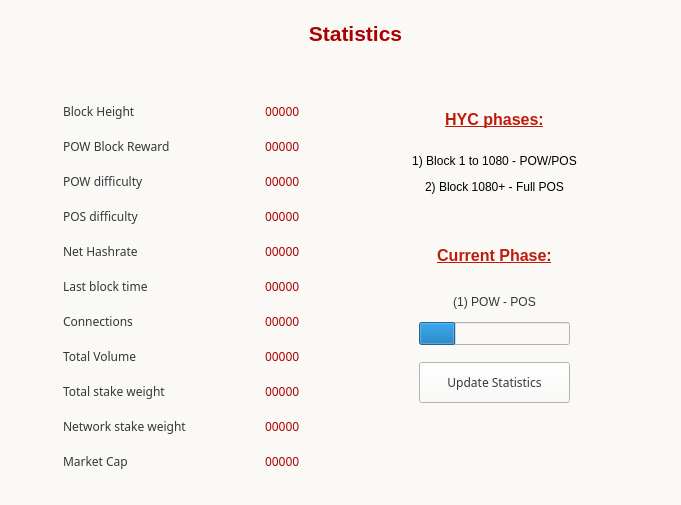
<?xml version="1.0" encoding="UTF-8"?>
<ui version="4.0">
 <class>StatisticsPage</class>
 <widget class="QWidget" name="StatisticsPage">
  <property name="windowModality">
   <enum>Qt::NonModal</enum>
  </property>
  <property name="geometry">
   <rect>
    <x>0</x>
    <y>0</y>
    <width>681</width>
    <height>505</height>
   </rect>
  </property>
  <property name="windowTitle">
   <string>Digging</string>
  </property>
  <property name="styleSheet">
   <string notr="true">color:#33363b; font-size:12px; font-family:&quot;Open Sans Bold&quot;;background-color:#fbf9f6;</string>
  </property>
  <layout class="QGridLayout" name="gridLayout">
   <property name="sizeConstraint">
    <enum>QLayout::SetMaximumSize</enum>
   </property>
   <property name="leftMargin">
    <number>52</number>
   </property>
   <property name="rightMargin">
    <number>22</number>
   </property>
   <item row="1" column="0" colspan="2">
    <layout class="QVBoxLayout" name="verticalLayout">
     <item>
      <widget class="QLabel" name="label_2">
       <property name="text">
        <string>&lt;html&gt;&lt;head/&gt;&lt;body&gt;&lt;p align=&quot;center&quot;&gt;&lt;span style=&quot; font-family:'courier'; font-size:16pt; font-weight:600; color:#aa0000;&quot;&gt;Statistics&lt;/span&gt;&lt;/p&gt;&lt;/body&gt;&lt;/html&gt;</string>
       </property>
      </widget>
     </item>
    </layout>
   </item>
   <item row="2" column="0" colspan="2">
    <spacer name="verticalSpacer_2">
     <property name="orientation">
      <enum>Qt::Vertical</enum>
     </property>
     <property name="sizeType">
      <enum>QSizePolicy::Fixed</enum>
     </property>
     <property name="sizeHint" stdset="0">
      <size>
       <width>20</width>
       <height>40</height>
      </size>
     </property>
    </spacer>
   </item>
   <item row="0" column="0" colspan="2">
    <spacer name="verticalSpacer_3">
     <property name="orientation">
      <enum>Qt::Vertical</enum>
     </property>
     <property name="sizeType">
      <enum>QSizePolicy::Fixed</enum>
     </property>
     <property name="sizeHint" stdset="0">
      <size>
       <width>20</width>
       <height>10</height>
      </size>
     </property>
    </spacer>
   </item>
   <item row="6" column="0" colspan="2">
    <spacer name="verticalSpacer">
     <property name="orientation">
      <enum>Qt::Vertical</enum>
     </property>
     <property name="sizeHint" stdset="0">
      <size>
       <width>20</width>
       <height>40</height>
      </size>
     </property>
    </spacer>
   </item>
   <item row="5" column="0">
    <widget class="QFrame" name="gridFrame_2">
     <layout class="QGridLayout" name="gridLayout_4">
      <item row="2" column="0" rowspan="2">
       <layout class="QFormLayout" name="formLayout_2">
        <property name="fieldGrowthPolicy">
         <enum>QFormLayout::FieldsStayAtSizeHint</enum>
        </property>
        <property name="horizontalSpacing">
         <number>78</number>
        </property>
        <property name="verticalSpacing">
         <number>18</number>
        </property>
        <property name="rightMargin">
         <number>0</number>
        </property>
        <item row="1" column="0">
         <widget class="QLabel" name="label_14">
          <property name="font">
           <font>
            <family>Open Sans Bold</family>
            <pointsize>-1</pointsize>
           </font>
          </property>
          <property name="text">
           <string>&lt;html&gt;&lt;head/&gt;&lt;body&gt;&lt;p&gt;&lt;span style=&quot; font-family:'arial';&quot;&gt;Block Height&lt;/span&gt;&lt;/p&gt;&lt;/body&gt;&lt;/html&gt;</string>
          </property>
         </widget>
        </item>
        <item row="1" column="1">
         <widget class="QLabel" name="heightBox">
          <property name="font">
           <font>
            <family>Open Sans Bold</family>
            <pointsize>-1</pointsize>
           </font>
          </property>
          <property name="text">
           <string>&lt;html&gt;&lt;head/&gt;&lt;body&gt;&lt;p&gt;&lt;span style=&quot; color:#aa0000;&quot;&gt;00000&lt;/span&gt;&lt;/p&gt;&lt;/body&gt;&lt;/html&gt;</string>
          </property>
         </widget>
        </item>
        <item row="2" column="0">
         <widget class="QLabel" name="label_12">
          <property name="font">
           <font>
            <family>Open Sans Bold</family>
            <pointsize>-1</pointsize>
           </font>
          </property>
          <property name="text">
           <string>&lt;html&gt;&lt;head/&gt;&lt;body&gt;&lt;p&gt;&lt;span style=&quot; font-family:'arial';&quot;&gt;POW Block Reward&lt;/span&gt;&lt;/p&gt;&lt;/body&gt;&lt;/html&gt;</string>
          </property>
         </widget>
        </item>
        <item row="2" column="1">
         <widget class="QLabel" name="rewardBox">
          <property name="font">
           <font>
            <family>Open Sans Bold</family>
            <pointsize>-1</pointsize>
           </font>
          </property>
          <property name="text">
           <string>&lt;html&gt;&lt;head/&gt;&lt;body&gt;&lt;p&gt;&lt;span style=&quot; color:#aa0000;&quot;&gt;00000&lt;/span&gt;&lt;/p&gt;&lt;/body&gt;&lt;/html&gt;</string>
          </property>
         </widget>
        </item>
        <item row="3" column="0">
         <widget class="QLabel" name="label_13">
          <property name="font">
           <font>
            <family>Open Sans Bold</family>
            <pointsize>-1</pointsize>
           </font>
          </property>
          <property name="text">
           <string>&lt;html&gt;&lt;head/&gt;&lt;body&gt;&lt;p&gt;POW difficulty&lt;/p&gt;&lt;/body&gt;&lt;/html&gt;</string>
          </property>
         </widget>
        </item>
        <item row="3" column="1">
         <widget class="QLabel" name="diffBox">
          <property name="font">
           <font>
            <family>Open Sans Bold</family>
            <pointsize>-1</pointsize>
           </font>
          </property>
          <property name="text">
           <string>&lt;html&gt;&lt;head/&gt;&lt;body&gt;&lt;p&gt;&lt;span style=&quot; color:#aa0000;&quot;&gt;00000&lt;/span&gt;&lt;/p&gt;&lt;/body&gt;&lt;/html&gt;</string>
          </property>
         </widget>
        </item>
        <item row="4" column="0">
         <widget class="QLabel" name="label_9">
          <property name="font">
           <font>
            <family>Open Sans Bold</family>
            <pointsize>-1</pointsize>
           </font>
          </property>
          <property name="text">
           <string>&lt;html&gt;&lt;head/&gt;&lt;body&gt;&lt;p&gt;POS difficulty&lt;/p&gt;&lt;/body&gt;&lt;/html&gt;</string>
          </property>
         </widget>
        </item>
        <item row="4" column="1">
         <widget class="QLabel" name="diffBox2">
          <property name="font">
           <font>
            <family>Open Sans Bold</family>
            <pointsize>-1</pointsize>
           </font>
          </property>
          <property name="text">
           <string>&lt;html&gt;&lt;head/&gt;&lt;body&gt;&lt;p&gt;&lt;span style=&quot; color:#aa0000;&quot;&gt;00000&lt;/span&gt;&lt;/p&gt;&lt;/body&gt;&lt;/html&gt;</string>
          </property>
         </widget>
        </item>
        <item row="5" column="0">
         <widget class="QLabel" name="label_16">
          <property name="font">
           <font>
            <family>Open Sans Bold</family>
            <pointsize>-1</pointsize>
           </font>
          </property>
          <property name="text">
           <string>&lt;html&gt;&lt;head/&gt;&lt;body&gt;&lt;p&gt;Net Hashrate&lt;/p&gt;&lt;/body&gt;&lt;/html&gt;</string>
          </property>
         </widget>
        </item>
        <item row="5" column="1">
         <widget class="QLabel" name="pawrateBox">
          <property name="font">
           <font>
            <family>Open Sans Bold</family>
            <pointsize>-1</pointsize>
           </font>
          </property>
          <property name="text">
           <string>&lt;html&gt;&lt;head/&gt;&lt;body&gt;&lt;p&gt;&lt;span style=&quot; color:#aa0000;&quot;&gt;00000&lt;/span&gt;&lt;/p&gt;&lt;/body&gt;&lt;/html&gt;</string>
          </property>
         </widget>
        </item>
        <item row="6" column="0">
         <widget class="QLabel" name="label3_2">
          <property name="sizePolicy">
           <sizepolicy hsizetype="Preferred" vsizetype="Maximum">
            <horstretch>0</horstretch>
            <verstretch>0</verstretch>
           </sizepolicy>
          </property>
          <property name="font">
           <font>
            <family>Open Sans Bold</family>
            <pointsize>-1</pointsize>
           </font>
          </property>
          <property name="text">
           <string>&lt;html&gt;&lt;head/&gt;&lt;body&gt;&lt;p&gt;Last block time&lt;/p&gt;&lt;/body&gt;&lt;/html&gt;</string>
          </property>
         </widget>
        </item>
        <item row="6" column="1">
         <widget class="QLabel" name="localBox">
          <property name="font">
           <font>
            <family>Open Sans Bold</family>
            <pointsize>-1</pointsize>
           </font>
          </property>
          <property name="text">
           <string>&lt;html&gt;&lt;head/&gt;&lt;body&gt;&lt;p&gt;&lt;span style=&quot; color:#aa0000;&quot;&gt;00000&lt;/span&gt;&lt;/p&gt;&lt;/body&gt;&lt;/html&gt;</string>
          </property>
         </widget>
        </item>
        <item row="7" column="0">
         <widget class="QLabel" name="label1_2">
          <property name="font">
           <font>
            <family>Open Sans Bold</family>
            <pointsize>-1</pointsize>
           </font>
          </property>
          <property name="text">
           <string>&lt;html&gt;&lt;head/&gt;&lt;body&gt;&lt;p&gt;Connections&lt;/p&gt;&lt;/body&gt;&lt;/html&gt;</string>
          </property>
         </widget>
        </item>
        <item row="7" column="1">
         <widget class="QLabel" name="connectionBox">
          <property name="font">
           <font>
            <family>Open Sans Bold</family>
            <pointsize>-1</pointsize>
           </font>
          </property>
          <property name="text">
           <string>&lt;html&gt;&lt;head/&gt;&lt;body&gt;&lt;p&gt;&lt;span style=&quot; color:#aa0000;&quot;&gt;00000&lt;/span&gt;&lt;/p&gt;&lt;/body&gt;&lt;/html&gt;</string>
          </property>
         </widget>
        </item>
        <item row="8" column="0">
         <widget class="QLabel" name="label_8">
          <property name="font">
           <font>
            <family>Open Sans Bold</family>
            <pointsize>-1</pointsize>
           </font>
          </property>
          <property name="text">
           <string>&lt;html&gt;&lt;head/&gt;&lt;body&gt;&lt;p&gt;Total Volume&lt;/p&gt;&lt;/body&gt;&lt;/html&gt;</string>
          </property>
         </widget>
        </item>
        <item row="8" column="1">
         <widget class="QLabel" name="volumeBox">
          <property name="font">
           <font>
            <family>Open Sans Bold</family>
            <pointsize>-1</pointsize>
           </font>
          </property>
          <property name="text">
           <string>&lt;html&gt;&lt;head/&gt;&lt;body&gt;&lt;p&gt;&lt;span style=&quot; color:#aa0000;&quot;&gt;00000&lt;/span&gt;&lt;/p&gt;&lt;/body&gt;&lt;/html&gt;</string>
          </property>
         </widget>
        </item>
        <item row="9" column="0">
         <widget class="QLabel" name="label_10">
          <property name="font">
           <font>
            <family>Open Sans Bold</family>
            <pointsize>-1</pointsize>
           </font>
          </property>
          <property name="text">
           <string>&lt;html&gt;&lt;head/&gt;&lt;body&gt;&lt;p&gt;Total stake weight&lt;/p&gt;&lt;/body&gt;&lt;/html&gt;</string>
          </property>
         </widget>
        </item>
        <item row="9" column="1">
         <widget class="QLabel" name="minBox">
          <property name="font">
           <font>
            <family>Open Sans Bold</family>
            <pointsize>-1</pointsize>
           </font>
          </property>
          <property name="text">
           <string>&lt;html&gt;&lt;head/&gt;&lt;body&gt;&lt;p&gt;&lt;span style=&quot; color:#aa0000;&quot;&gt;00000&lt;/span&gt;&lt;/p&gt;&lt;/body&gt;&lt;/html&gt;</string>
          </property>
         </widget>
        </item>
        <item row="10" column="0">
         <widget class="QLabel" name="label_11">
          <property name="font">
           <font>
            <family>Open Sans Bold</family>
            <pointsize>-1</pointsize>
           </font>
          </property>
          <property name="text">
           <string>&lt;html&gt;&lt;head/&gt;&lt;body&gt;&lt;p&gt;Network stake weight&lt;/p&gt;&lt;/body&gt;&lt;/html&gt;</string>
          </property>
         </widget>
        </item>
        <item row="10" column="1">
         <widget class="QLabel" name="maxBox">
          <property name="font">
           <font>
            <family>Open Sans Bold</family>
            <pointsize>-1</pointsize>
           </font>
          </property>
          <property name="text">
           <string>&lt;html&gt;&lt;head/&gt;&lt;body&gt;&lt;p&gt;&lt;span style=&quot; color:#aa0000;&quot;&gt;00000&lt;/span&gt;&lt;/p&gt;&lt;/body&gt;&lt;/html&gt;</string>
          </property>
         </widget>
        </item>
        <item row="11" column="0">
         <widget class="QLabel" name="label_17">
          <property name="font">
           <font>
            <family>Open Sans Bold</family>
            <pointsize>-1</pointsize>
           </font>
          </property>
          <property name="text">
           <string>&lt;html&gt;&lt;head/&gt;&lt;body&gt;&lt;p&gt;Market Cap&lt;/p&gt;&lt;/body&gt;&lt;/html&gt;</string>
          </property>
         </widget>
        </item>
        <item row="11" column="1">
         <widget class="QLabel" name="marketcap">
          <property name="font">
           <font>
            <family>Open Sans Bold</family>
            <pointsize>-1</pointsize>
           </font>
          </property>
          <property name="text">
           <string>&lt;html&gt;&lt;head/&gt;&lt;body&gt;&lt;p&gt;&lt;span style=&quot; color:#aa0000;&quot;&gt;00000&lt;/span&gt;&lt;/p&gt;&lt;/body&gt;&lt;/html&gt;</string>
          </property>
         </widget>
        </item>
       </layout>
      </item>
     </layout>
    </widget>
   </item>
   <item row="5" column="1">
    <widget class="QFrame" name="frame">
     <property name="minimumSize">
      <size>
       <width>260</width>
       <height>0</height>
      </size>
     </property>
     <widget class="QPushButton" name="startButton">
      <property name="geometry">
       <rect>
        <x>60</x>
        <y>270</y>
        <width>151</width>
        <height>41</height>
       </rect>
      </property>
      <property name="sizePolicy">
       <sizepolicy hsizetype="Fixed" vsizetype="Fixed">
        <horstretch>0</horstretch>
        <verstretch>0</verstretch>
       </sizepolicy>
      </property>
      <property name="minimumSize">
       <size>
        <width>120</width>
        <height>40</height>
       </size>
      </property>
      <property name="font">
       <font>
        <family>Open Sans Bold</family>
        <pointsize>-1</pointsize>
       </font>
      </property>
      <property name="styleSheet">
       <string notr="true"/>
      </property>
      <property name="text">
       <string>Update Statistics</string>
      </property>
     </widget>
     <widget class="QLabel" name="label">
      <property name="geometry">
       <rect>
        <x>20</x>
        <y>0</y>
        <width>231</width>
        <height>191</height>
       </rect>
      </property>
      <property name="text">
       <string>&lt;html&gt;&lt;head/&gt;&lt;body&gt;&lt;p align=&quot;center&quot;&gt;&lt;span style=&quot; font-size:12pt; font-weight:600; text-decoration: underline; color:#bf1b0a;&quot;&gt;HYC phases:&lt;/span&gt;&lt;br/&gt;&lt;/p&gt;&lt;p align=&quot;center&quot;&gt;&lt;span style=&quot; color:#000000;&quot;&gt;1) Block 1 to 1080 - POW/POS&lt;/span&gt;&lt;/p&gt;&lt;p align=&quot;center&quot;&gt;&lt;span style=&quot; color:#000000; font-family: arial;&quot;&gt;2) Block 1080+ - Full POS&lt;/span&gt;&lt;/p&gt;&lt;p align=&quot;center&quot;&gt;&lt;br/&gt;&lt;/p&gt;&lt;p align=&quot;center&quot;&gt;&lt;span style=&quot; font-size:12pt; font-weight:600; text-decoration: underline; color:#bf1b0a;&quot;&gt;Current Phase:&lt;/span&gt;&lt;/p&gt;&lt;/body&gt;&lt;/html&gt;</string>
      </property>
     </widget>
     <widget class="QProgressBar" name="progressBar">
      <property name="geometry">
       <rect>
        <x>60</x>
        <y>230</y>
        <width>151</width>
        <height>23</height>
       </rect>
      </property>
      <property name="styleSheet">
       <string notr="true"/>
      </property>
      <property name="value">
       <number>24</number>
      </property>
      <property name="textVisible">
       <bool>false</bool>
      </property>
     </widget>
     <widget class="QLabel" name="cBox">
      <property name="geometry">
       <rect>
        <x>90</x>
        <y>200</y>
        <width>91</width>
        <height>20</height>
       </rect>
      </property>
      <property name="text">
       <string>&lt;html&gt;&lt;head/&gt;&lt;body&gt;&lt;p align=&quot;center&quot;&gt;&lt;span style=&quot; font-family:'arial';&quot;&gt;(1) POW - POS&lt;/span&gt;&lt;/p&gt;&lt;/body&gt;&lt;/html&gt;</string>
      </property>
     </widget>
    </widget>
   </item>
  </layout>
 </widget>
 <layoutdefault spacing="6" margin="11"/>
 <resources/>
 <connections/>
</ui>
